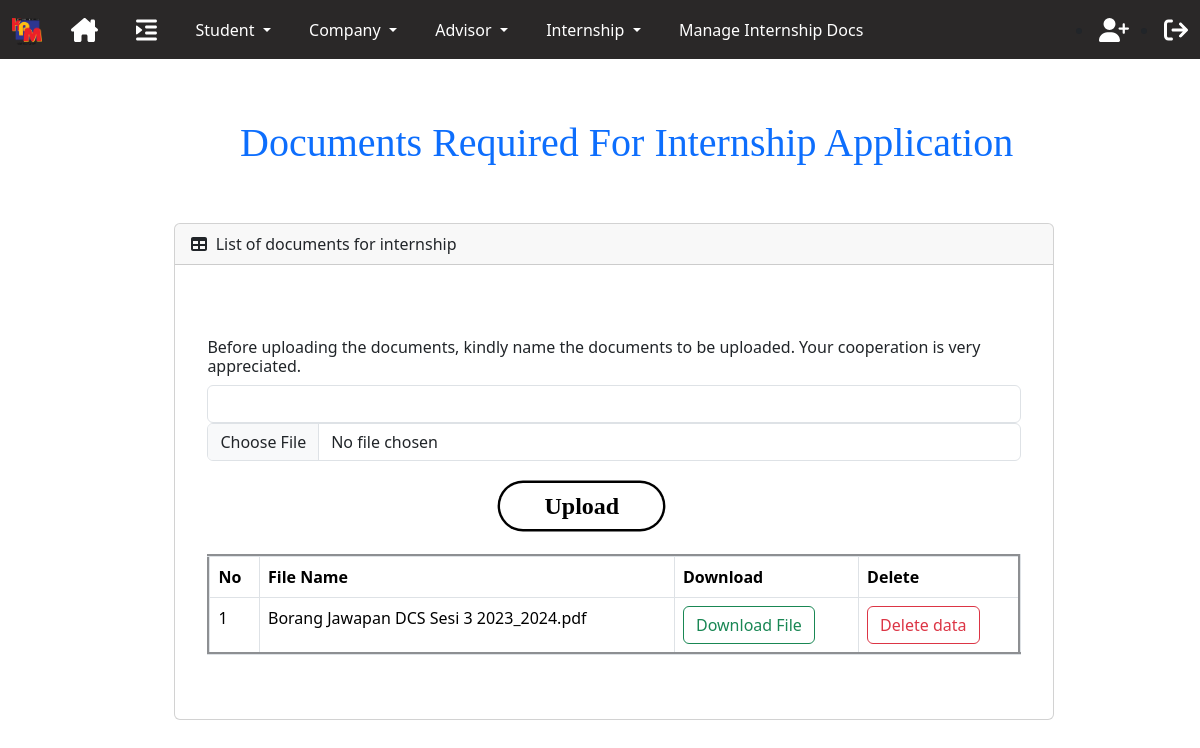
The app's page /KPMBintern/adminuploadview (signed in) with its own data.
### INTERNsystem/models.py (models this page shows, shortened)
class UPLOADBYADMIN (models.Model):
    name = models.CharField(max_length=100)
    pdf = models.FileField(upload_to='ADMIN/INTERN APPLICATION PREQUISITE/')

### INTERNsystem/views.py (the view, shortened to what this page needs)
# urls.py: path('adminuploadview',adminuploadview.as_view(), name='adminuploadview'),
class adminuploadview(TemplateView):
    template_name = 'adminupload.html'
    def get_context_data(self,**kwargs):
        context = super().get_context_data(**kwargs)
        get_files = UPLOADBYADMIN.objects.all()
        context = {'form':adminuploadForm,'get_files':get_files}
        return context

### INTERNsystem/templates/adminupload.html (shortened to what this page needs)
{% extends 'base.html' %}
{% block content %}
<!DOCTYPE html>
{% load widget_tweaks %}
<html lang="en">
<head>
    <link href="https://cdn.jsdelivr.net/npm/bootstrap@5.3.2/dist/css/bootstrap.min.css" rel="stylesheet">
  </head>
<body>
    <h1 class="text-primary">Documents Required For Internship Application</h1>
      <div class="col-md-10 col-sm-4 col-xs-4" style="padding-top: 60px">
      <div id="content" class="p-8 p-md-5 pt-5">
          <div class="col-md-12 col-sm-12 col-xs-10">
              <div id="content-wrapper">
              <div class="container-fluid">
                  <div class="card mb-3">
                      <div class="card-header">
                          <i class="fas fa-table"></i>
                        &nbspList of documents for internship
                      </div>
                      <div class="card-body">
                  <div class="card2 mb-3">
                      <div class="card-header text-primary">
                     <i class="fas fa-truck text-secondary"></i>
                      </div>
                      <div class="card-body">
                          <div class="table-responsive">
                            {% if user.is_authenticated %}
                            <h6>Before uploading the documents, kindly name the documents
                              to be uploaded. Your cooperation is very appreciated.</h6>
                            <form method="POST" enctype="multipart/form-data" class="form-upload">
                                <div class="form-group">
                                    {{ form.name|add_class:"form-control"}}
                                    {{ form.pdf|add_class:"form-control"}}
                                </div>
                                <div class="test">
                                <button type="submit" class="login-input">Upload</button>
                                </div>
                            </form>
                            <br>
                            <br>
                            {% endif %}
                            <table class="table table-bordered" id="dataTable" width="100%" cellspacing="0" border="3">
                                  <thead>
                                  <tr>
                                      <th>No</th>
                                      <th>File Name</th>
                                      <th>Download</th>
                                      {% if user.is_authenticated %}
                                      <th>Delete</th>
                                      {% endif %}
                                  </tr>
                                  </thead>
                                  <tbody>
                                      {% if get_files %}
                                        {% for item in get_files %}
                                      <tr>
                                          <td>{{ forloop.counter }}</td>
                                          <td>{{ item.name }}</td>
                                        <td>
                                          {% if item.pdf %}
                                            <a href="{{ item.pdf.url }}" download class="btn btn-outline-success">
                                          Download File</a>
                                          {% else %}
                                          <span class="text-muted">No PDF</span>
                                          {% endif %}
                                        </td>
                                        <td>
                                          {% if user.is_authenticated %}
                                            {% if item.pdf %}
                                            <a href="{% url 'deleteadminupload' item.id %}" class="btn btn-outline-danger" data-confirm="Are you sure to delete this item?" id="btn-dlt">
                                              Delete data</a>
                                            {% else %}
                                            <span class="text-muted">No PDF</span>
                                            {% endif %}
                                          {% endif %}
                                        </td>
                                      </tr>
                                        {% endfor %}
                                      {% endif %}
                                  </tbody>
                              </table>
                          </div>
                      </div>
                  </div>
              </div>
          </div>
              </div>
          </div>
                      </div>
                  </div>
              </div>
</body>
</html>
{% endblock %}

### INTERNsystem/templates/adminupload.html (style rules this page uses)
.text-primary { height: auto; width: 70%; font-family:'Trebuchet MS'; position: relative; top: 1.5em; z-index: -2; left: 20%; }
.card { position: relative; left: 13%; }
.form-upload { position: relative; bottom: 2%; }
.login-input { width: 20%; padding: 0.3rem 2rem; font-size: 1.5rem; border: none; border-radius: 30px; font-weight: 600; color: black; transition: all 0.2s ease; background: none; box-shadow: 0 0 0 0.1em black; position: absolute; font-family: "Trebuchet MS"; position: relative; left: 36%; bottom: 10%; }
.test { position: relative; top: 1.4em; }

### records on screen
UPLOADBYADMIN: name "Borang Jawapan DCS Sesi 3 2023_2024.pdf", shows "Delete data"
